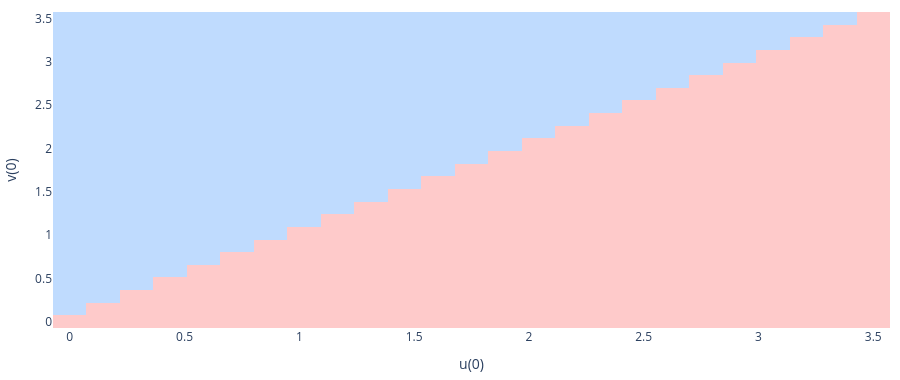
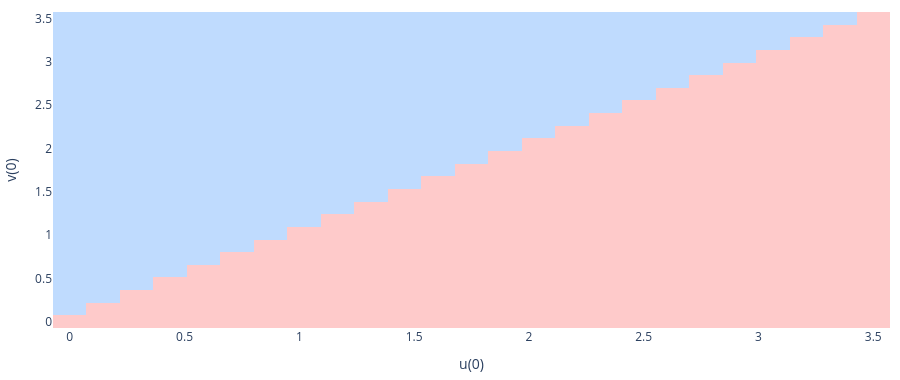

Notebook code for these charts, in order:
### Markdown cell above
**Which state wins?** Integrate from a grid of starting points and colour each by where
it ends: the boundary between the two basins is the saddle's stable manifold.

### Code cell
import numpy as np
U0, V0 = np.meshgrid(np.linspace(0, 3.5, 25), np.linspace(0, 3.5, 25))
end = np.array([[ex.m.run(keep=False, u=a, v=b, total=40)["u"][-1] for a in U0[0]] for b in V0[:, 0]])
show_figure(go.Figure(go.Heatmap(x=U0[0], y=V0[:, 0], z=(end > 1).astype(int), colorscale=[[0, "#bfdbfe"], [1, "#fecaca"]],
                                 showscale=False)), xaxis_title="u(0)", yaxis_title="v(0)", height=380)

### Figure 1 — Plotly figure (JSON) as saved in the notebook; plotly's stock layout.template omitted (floating-point values rounded to 4 significant figures; data arrays with more than 128 entries replaced by an {"elided": "..."} marker saying what was removed)
{"data": [{"colorscale": [[0, "#bfdbfe"], [1, "#fecaca"]], "showscale": false, "type": "heatmap", "x": [0.0, 0.1458, 0.2917, 0.4375, 0.5833, 0.7292, 0.875, 1.021, 1.167, 1.312, 1.458, 1.604, 1.75, 1.896, 2.042, 2.188, 2.333, 2.479, 2.625, 2.771, 2.917, 3.062, 3.208, 3.354, 3.5], "y": [0.0, 0.1458, 0.2917, 0.4375, 0.5833, 0.7292, 0.875, 1.021, 1.167, 1.312, 1.458, 1.604, 1.75, 1.896, 2.042, 2.188, 2.333, 2.479, 2.625, 2.771, 2.917, 3.062, 3.208, 3.354, 3.5], "z": {"elided": "25x25 int values"}}], "layout": {"height": 380, "margin": {"b": 40, "l": 50, "r": 10, "t": 10}, "paper_bgcolor": "white", "plot_bgcolor": "white", "xaxis": {"title": {"text": "u(0)"}}, "yaxis": {"title": {"text": "v(0)"}}}}

### Figure 2 — Plotly figure (JSON) as saved in the notebook; plotly's stock layout.template omitted (floating-point values rounded to 4 significant figures; data arrays with more than 128 entries replaced by an {"elided": "..."} marker saying what was removed)
{"data": [{"colorscale": [[0, "#bfdbfe"], [1, "#fecaca"]], "showscale": false, "type": "heatmap", "x": [0.0, 0.1458, 0.2917, 0.4375, 0.5833, 0.7292, 0.875, 1.021, 1.167, 1.312, 1.458, 1.604, 1.75, 1.896, 2.042, 2.188, 2.333, 2.479, 2.625, 2.771, 2.917, 3.062, 3.208, 3.354, 3.5], "y": [0.0, 0.1458, 0.2917, 0.4375, 0.5833, 0.7292, 0.875, 1.021, 1.167, 1.312, 1.458, 1.604, 1.75, 1.896, 2.042, 2.188, 2.333, 2.479, 2.625, 2.771, 2.917, 3.062, 3.208, 3.354, 3.5], "z": {"elided": "25x25 int values"}}], "layout": {"height": 380, "margin": {"b": 40, "l": 50, "r": 10, "t": 10}, "paper_bgcolor": "white", "plot_bgcolor": "white", "xaxis": {"title": {"text": "u(0)"}}, "yaxis": {"title": {"text": "v(0)"}}}}
